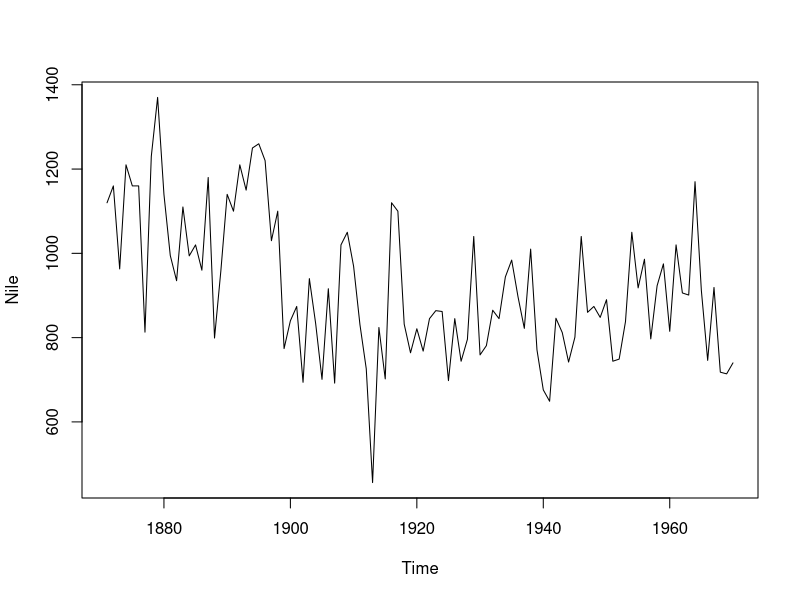
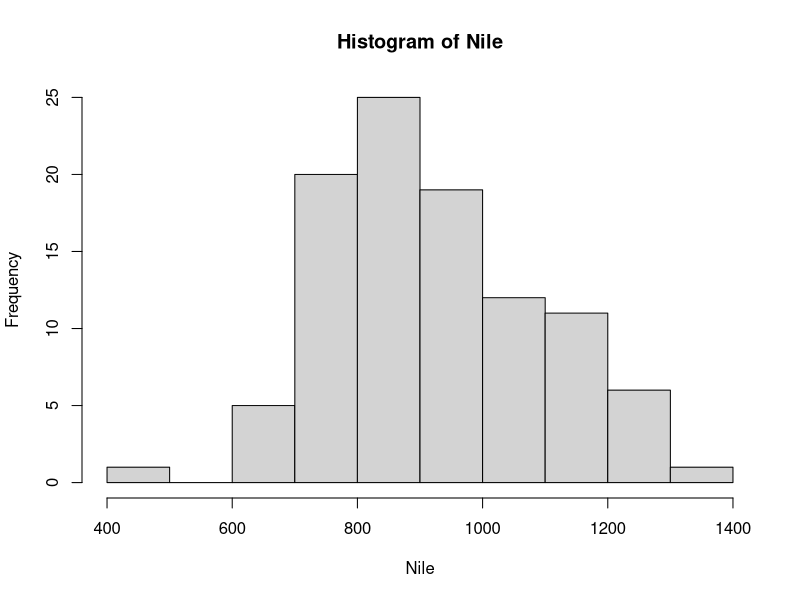
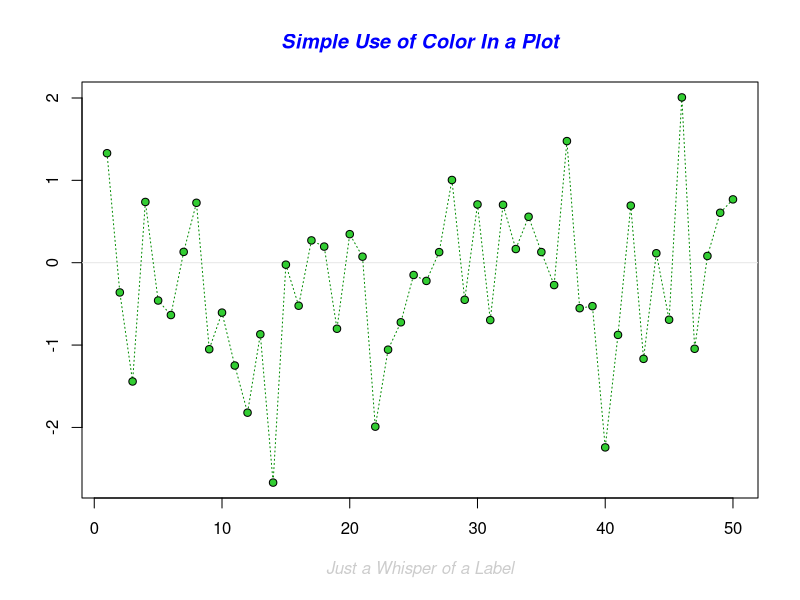
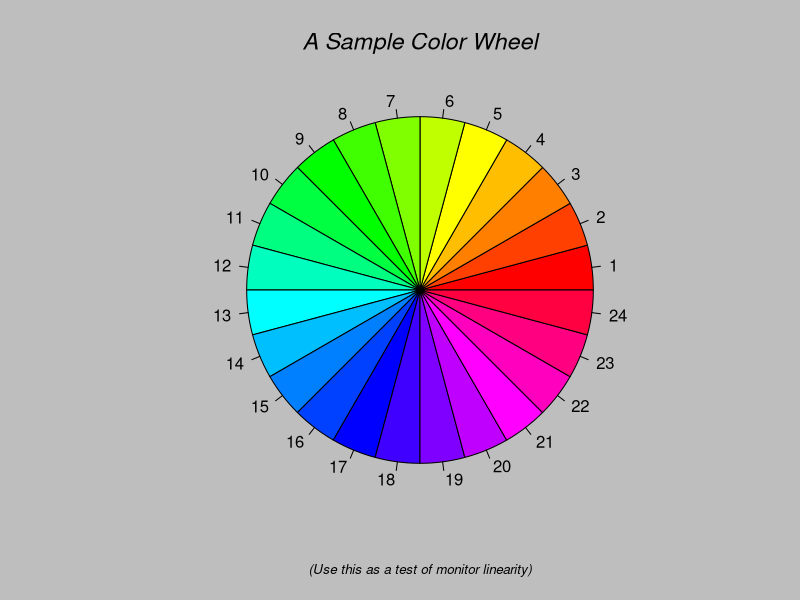
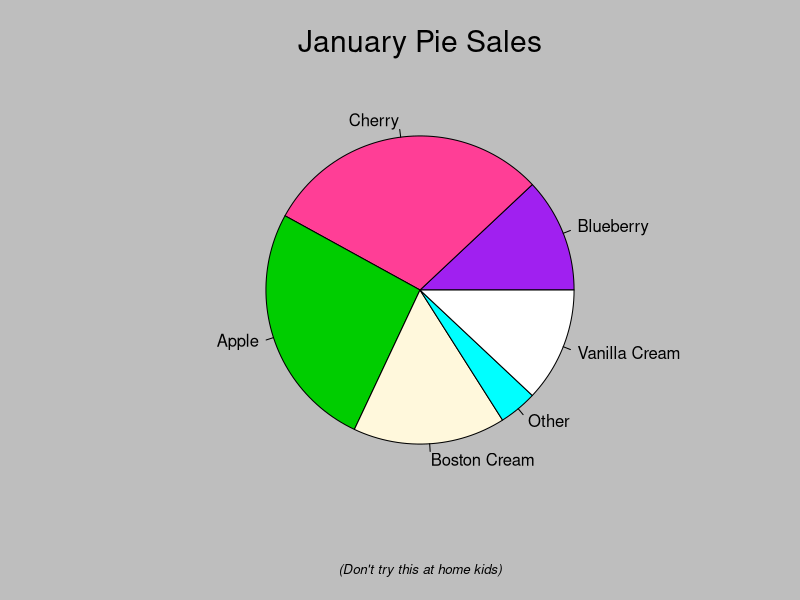
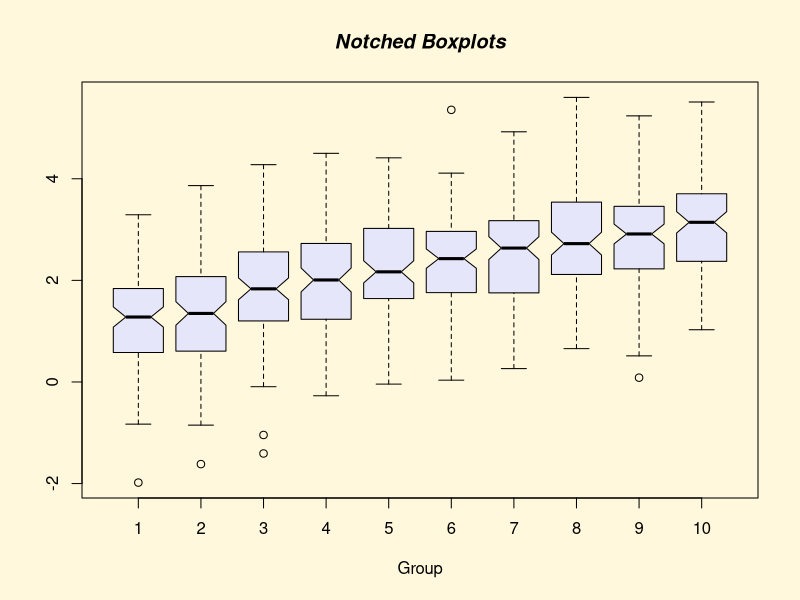
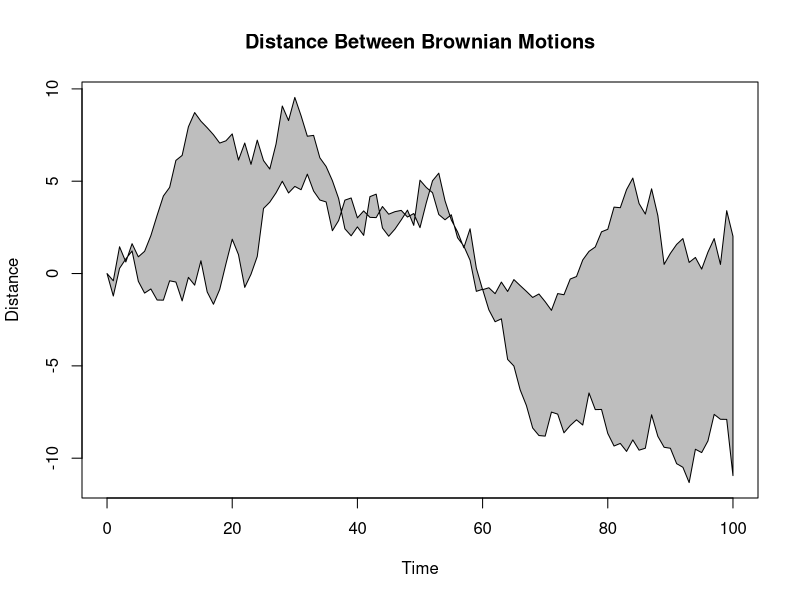
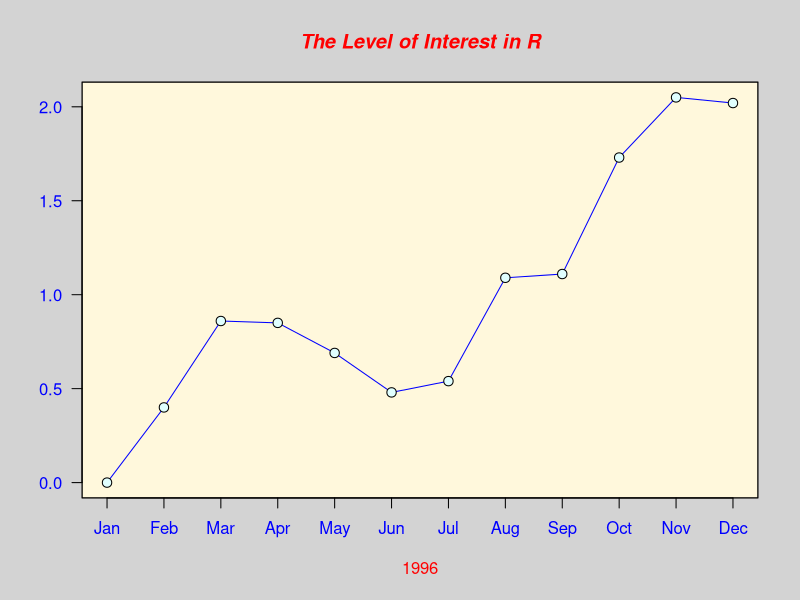

Reproduce these figures in R, in order. (Note: this script raises an error after producing the figures.)
##################################################################
### Code for Topic 1: Intro to R, RStudio and the tidyverse ###
##################################################################

# Using R

2 + 2
runif(10)

# Vectors

x <- c(1, 3, 6)
y <- c("dog", "cat", "duck")
z <- c(TRUE, FALSE)
mode(y)
mode(z)
w <- c("dog", 4)
w
mode(w)
v <- c(TRUE, 9)
v
mode(v)

# Data Frames

str(iris)

# Equal or not equal?

z <- 2 + 2
z = 2 + 2

3 == 4 # == is the comparison operator for equal
3 != 4 # != is the comparison operator for not equal

# Selecting parts of objects

x <- c(1, 3, 6)
x[3]
x[2:3]

# Functions of objects

sum(x)
y <- sum(x)
y

# Functions of functions

z <- log(sum(x))
z

# Accessing Data

data()

Nile
help(Nile)
mean(Nile)
plot(Nile)
hist(Nile)

# How to get help

help(sum)
help.search('standard deviation')
?mean
??"standard deviation"
example(mean)
demo(graphics)
demo()

# Introduction to functions

standard_deviation <- function(x){
  if(!is.numeric(x)) { # check the input is numeric
    stop('This function needs a numeric input!')
  }
  xbar <- mean(x) # sample mean
  N <- length(x) # sample size
  s <- sqrt(sum((x - xbar)^2) / (N - 1)) # st.dev.
  return(s) # output of the function
}

standard_deviation(Nile)
sd(Nile)
standard_deviation(c("cat", "dog"))

# Working directory

getwd()

# Install Packages

# install.packages("ggplot2") # to run only if the package isn't installed

library(ggplot2) # Load the package

